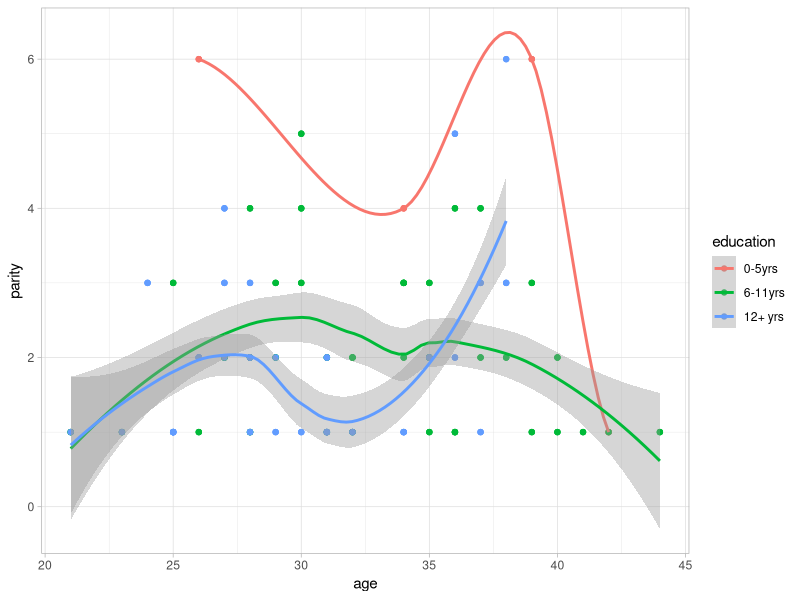

The R script that drew this image:
#Consider the infert dataframe and produce the following plot:
## `geom_smooth()` using method = 'loess' and formula 'y ~ x'
## Warning in simpleLoess(y, x, w, span, degree = degree, parametric =
## parametric, : pseudoinverse used at 25.92
## Warning in simpleLoess(y, x, w, span, degree = degree, parametric =
## parametric, : neighborhood radius 13.08
## Warning in simpleLoess(y, x, w, span, degree = degree, parametric =
## parametric, : reciprocal condition number 1.3055e-016
## Warning in simpleLoess(y, x, w, span, degree = degree, parametric =
## parametric, : There are other near singularities as well. 65.286
## Warning in predLoess(object$y, object$x, newx = if
##(is.null(newdata)) object$x else if (is.data.frame(newdata))
## as.matrix(model.frame(delete.response(terms(object)), : reciprocal condition
## number 1.3055e-016
##Warning in predLoess(object$y, object$x, newx = if
##(is.null(newdata)) object$x else if (is.data.frame(newdata))
##as.matrix(model.frame(delete.response(terms(object)), : There are other near
##singularities as well. 65.286

library(ggplot2)
ggplot(infert, aes(x=age,y=parity, color=education))+
  geom_point()+
  geom_smooth()+
  theme_light()

